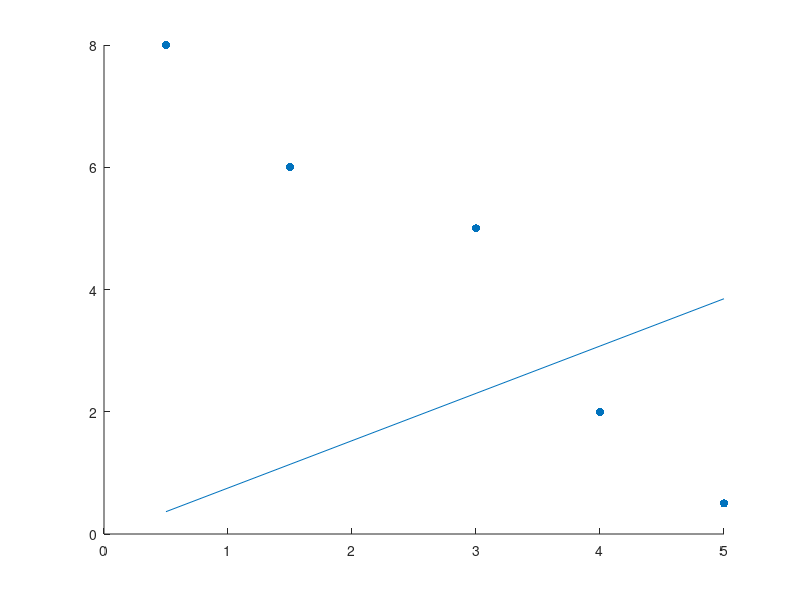
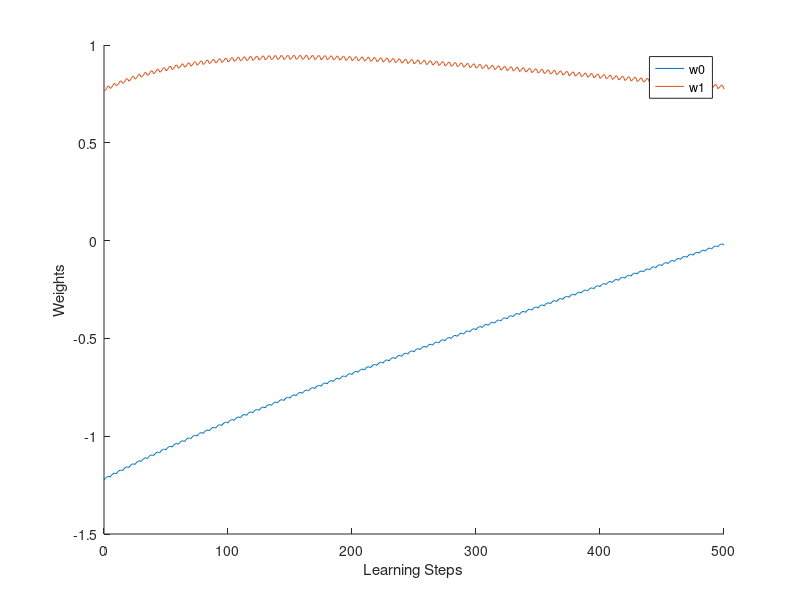

Write MATLAB code to recreate these figures, in order.
clear;
clc;

x = [1 0.5; 1 1.5; 1 3; 1 4.0; 1 5.0];
d = [8.0, 6.0, 5, 2, 0.5];
rng('default');
s = rng;

weights = randn(1, 2);
trajectory = weights;
l_rate = 0.001;

for epoch = 1:100
    for i = 1:length(x(:,1))
        if (x(i, 1:2)*weights') == d(i)
            continue
        else
            err = d(i) - x(i, 1:2)*weights';
            weights = weights + l_rate*err*x(i, 1:2);
            trajectory = [trajectory;weights];
        end
    end
end

y = x*weights';

figure
hold on 
scatter(x(:, 2), d, 'filled')
plot(x(:, 2), y);
hold off

figure
hold on 
xlabel("Learning Steps");
ylabel("Weights");
plot(0:length(trajectory)-1,trajectory(:,1))
plot(0:length(trajectory)-1,trajectory(:,2))
legend({'w0','w1'})
hold off